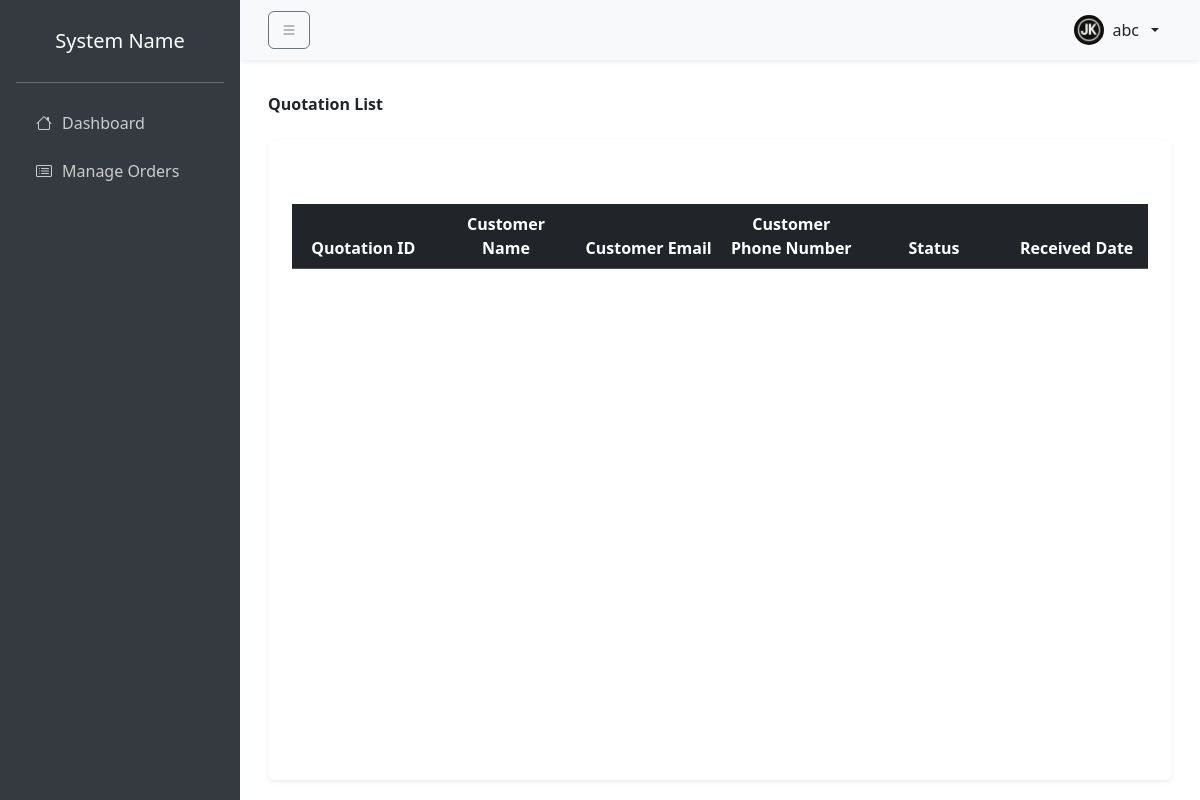
The app's page /quotationlist.php, older data.
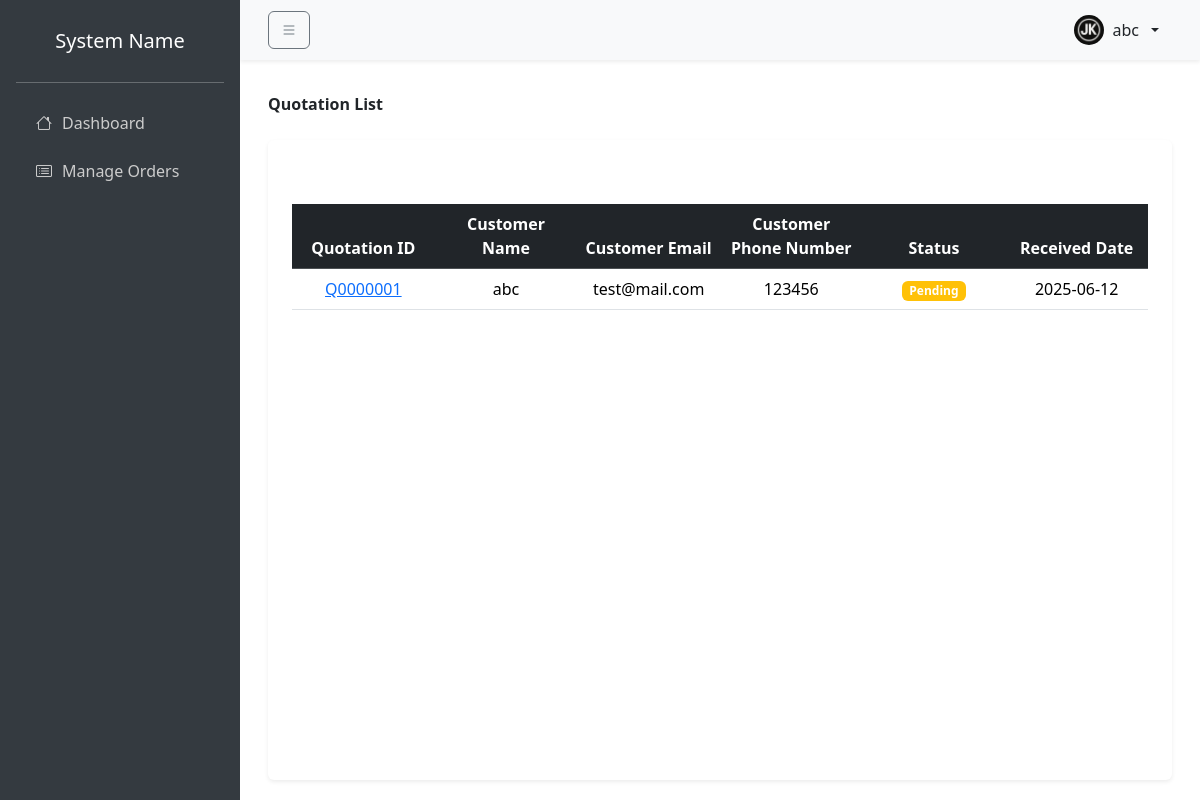
The same page, newer data.
### tables this page shows
CREATE TABLE `quotation` (
  `quotation_id` varchar(11) NOT NULL,
  `requester_name` varchar(100) DEFAULT NULL,
  `requester_email` varchar(100) NOT NULL,
  `requester_phone_number` int(15) DEFAULT NULL,
  `request_type` varchar(100) DEFAULT NULL,
  `quantity` varchar(100) DEFAULT NULL,
  `paper_size` varchar(100) DEFAULT NULL,
  `paper_type` varchar(100) DEFAULT NULL,
  `finishing` varchar(100) DEFAULT NULL,
  `file_type` varchar(100) DEFAULT NULL,
  `file_data` longblob DEFAULT NULL,
  `remark` varchar(255) DEFAULT NULL,
  `quotation_status` varchar(100) DEFAULT NULL,
  `create_date` date DEFAULT NULL
);

### quotationlist.php (the view, shortened to what this page needs)
<?php
include('dbms.php');
$showQuotation = "SELECT * FROM quotation";
$queryShowQuotation = mysqli_query($conn, $showQuotation);
?>
<!DOCTYPE html>
<html lang="en">
<head>
    <link href="https://cdn.jsdelivr.net/npm/bootstrap@5.3.5/dist/css/bootstrap.min.css" rel="stylesheet">
    <link href="https://cdn.jsdelivr.net/npm/bootstrap-icons@1.11.3/font/bootstrap-icons.min.css" rel="stylesheet">
    <link rel="stylesheet" href="https://cdn.datatables.net/2.3.0/css/dataTables.bootstrap5.css">
</head>
<body>
    <div id="sidebar" class="sidebar d-flex flex-column p-3">
        <div class="s_logo fs-5">
            <span>System Name</span>
        </div>
        <hr />
        <ul class="nav nav-pills flex-column">
            <li class="nav-item">
                <a href="dashboard.html" class="nav-link"><i class="bi bi-house"></i><span>Dashboard</span></a>
            </li>
            <li class="nav-item">
                <a href="orderlist.html" class="nav-link"><i class="bi bi-card-list"></i><span>Manage Orders</span></a>
            </li>
        </ul>
    </div>
    <nav id="topNavbar" class="navbar navbar-expand-lg navbar-light bg-light shadow-sm px-3 top-navbar">
        <div class="container-fluid">
            <button class="btn btn-outline-secondary me-2" id="toggleSidebar">
                <i class="bi bi-list"></i>
            </button>
            <div class="d-flex align-items-center ms-auto">
                <div class="dropdown">
                    <button class="btn dropdown-toggle d-flex align-items-center gap-2" type="button"
                        data-bs-toggle="dropdown">
                        <img src="./assets/icon/userpicture.png" class="rounded-circle" width="30" height="30"
                            alt="profile_picture" />
                        <span>abc</span>
                    </button>
                </div>
            </div>
        </div>
    </nav>
    <main id="mainContent" class="main-content">
        <div class="container-fluid">
            <div class="mt-3 fw-bold">
                <span>Quotation List</span>
            </div>
            <div class="container mt-4 bg-white p-4 rounded shadow-sm" style="min-height: 80vh;">
                <br>
                <table id="example" class="table table-hover mt-3 mb-3">
                    <thead class="table-dark">
                        <tr>
                            <th>Quotation ID</th>
                            <th>Customer Name</th>
                            <th>Customer Email</th>
                            <th>Customer Phone Number</th>
                            <th>Status</th>
                            <th>Received Date</th>
                        </tr>
                    </thead>
                    <tbody>
                        <?php while ($rowShowQuotation = mysqli_fetch_assoc($queryShowQuotation)) { ?>
                            <tr>
                                <td><a href="quotationdetails.php?quotation_id=<?php echo $rowShowQuotation['quotation_id']; ?>"><?php echo $rowShowQuotation['quotation_id']; ?></a></td>
                                <td><?php echo $rowShowQuotation['requester_name']; ?></td>
                                <td><?php echo $rowShowQuotation['requester_email']; ?></td>
                                <td><?php echo $rowShowQuotation['requester_phone_number']; ?></td>
                                <td>
                                    <?php if ($rowShowQuotation['quotation_status'] == "Pending") { ?>
                                        <span class="badge bg-warning text-white"><?php echo $rowShowQuotation['quotation_status']; ?></span>
                                    <?php } else if ($rowShowQuotation['quotation_status'] == "Done") { ?>
                                        <span class="badge bg-success text-white"><?php echo $rowShowQuotation['quotation_status']; ?></span>
                                    <?php } ?>
                                </td>
                                <td><?php echo $rowShowQuotation['create_date']; ?></td>
                            </tr>
                        <?php } ?>
                    </tbody>
                </table>
                <br>
            </div>
        </div>
    </main>
</body>
</html>

### quotationlist.php (style rules this page uses)
body { overflow-x: hidden; background-color: #ffff; }
.sidebar { width: 240px; background-color: #343a40; color: white; transition: all 0.3s ease; height: 100vh; position: fixed; top: 0; left: 0; overflow-y: auto; z-index: 1030; }
.s_logo { color: white; display: flex; justify-content: center; align-items: center; margin: 10px 0; }
.sidebar .nav-link { color: #ccc; padding: 12px 20px; display: flex; align-items: center; gap: 10px; white-space: nowrap; }
.top-navbar { margin-left: 240px; transition: margin-left 0.3s ease; }
.main-content { margin-left: 240px; transition: margin-left 0.3s ease; padding: 1rem; }
#example th, #example td { text-align: center; width: 16.66% }

Row changes from the older to the newer data that the page shows:
added quotation: quotation_id "Q0000001", requester_name "abc", requester_email "test@mail.com", requester_phone_number "123456", quotation_status "Pending", create_date "2025-06-12"
